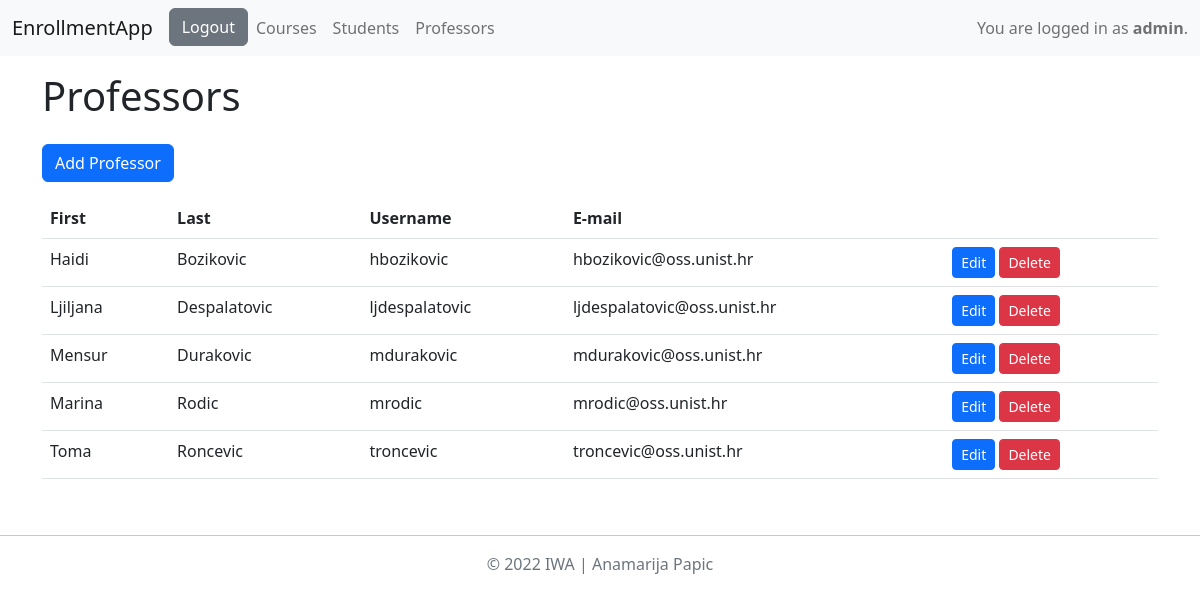
/all_professors/ (signed in), run on the app's committed database.
### app/models.py (models this page shows)
class MyUser(AbstractUser):
    STATUS = (('none', 'None'), ('redovni', 'redovni student'), ('izvanredni', 'izvanredni student'))
    role = models.ForeignKey(Role, on_delete=models.SET_NULL, null=True)
    status = models.CharField(max_length=20, choices=STATUS)

### app/decorators.py (the view)
    def wrap(*args, **kwargs):
        if args[0].user.role.role == Role.ADMIN:
            return function(*args, **kwargs)
        else:
            return redirect('login')

### app/views.py (called while the page is built)
@admin_required
def all_professors(request):
    professors = MyUser.objects.filter(role_id__role=Role.PROFESSOR).order_by('last_name', 'first_name')
    return render(request, 'all_professors.html', {"professors": professors})

### app/templates/all_professors.html (shortened to what this page needs)
{% extends 'base.html' %}
{% block all_professors %}
<h1> Professors </h1>
{% if request.user.is_superuser %}
    <a href="{% url 'add_user' 'PROFESSOR' %}" class="btn btn-primary my-3" role="button">Add Professor</a>
{% endif %}
<table class="table">
    <thead>
        <tr>
            <th scope="col">First</th>
            <th scope="col">Last</th>
            <th scope="col">Username</th>
            <th scope="col">E-mail</th>
            <th scope="col"></th>
        </tr>
    </thead>
    <tbody>
        {% for professor in professors %}
            <tr>
                <td>{{professor.first_name}}</td>
                <td>{{professor.last_name}}</td>
                <td>{{professor.username}}</td>
                <td>{{professor.email}}</td>
                <td>
                    {% if request.user.is_superuser %}
                        <a href="{% url 'edit_user' professor.id %}" class="btn btn-sm btn-primary" role="button">Edit</a>
                        <button type="button" class="btn btn-sm btn-danger" data-bs-toggle="modal" data-bs-target="#deleteModal{{professor.id}}">
                            Delete
                        </button>
                    {% endif %}
                </td>
            </tr>
        {% endfor %}
    </tbody>
</table>
{% endblock %}

### app/templates/base.html (shortened to what this page needs)
<!DOCTYPE html>
<html lang="en">
<head>
    <link href="https://cdn.jsdelivr.net/npm/bootstrap@5.2.0-beta1/dist/css/bootstrap.min.css" rel="stylesheet">
</head>
<body>
    <nav class="navbar navbar-expand-lg navbar-light bg-light">
        <div class="container-fluid">
            <a class="navbar-brand" href="#">EnrollmentApp</a>
            <div class="collapse navbar-collapse" id="navbarText">
                <ul class="navbar-nav me-auto mb-2 mb-lg-0">
                    <li class="nav-item">
                        {% if request.user.is_authenticated %}
                            <a href="{% url 'logout' %}" class="btn btn-secondary" role="button">Logout</a>
                        {% else %}
                            <a href="{% url 'login' %}" class="btn btn-secondary" role="button">Login</a>
                        {% endif %}
                    </li>
                    {% if request.user.is_superuser or request.user.role.role == 'PROFESSOR' %}
                    <li class="nav-item">
                        <a href="{% url 'all_courses' %}" class="nav-link">Courses</a>
                    </li>
                    {% endif %}
                    {% if request.user.is_superuser %}
                    <li class="nav-item">
                        <a href="{% url 'all_students' %}" class="nav-link">Students</a>
                    </li>
                    <li class="nav-item">
                        <a href="{% url 'all_professors' %}" class="nav-link">Professors</a>
                    </li>
                    {% endif %}
                </ul>
                {% if request.user.is_authenticated %}
                    <span class="navbar-text">
                        You are logged in as <b>{{user.username}}</b>.
                    </span>
                {% endif %}
            </div>
        </div>
    </nav>
    <div class="container my-3">
        {% block all_professors %}
        {% endblock %}
    </div>
    <footer class="py-3 my-4">
        <hr/>
        <p class="text-center text-muted">&copy; 2022 IWA | Anamarija Papic</p>
    </footer>
</body>
</html>

### data on the page
MyUser: username "admin"
MyUser: first_name "Haidi", last_name "Bozikovic", username "hbozikovic", email "hbozikovic@oss.unist.hr"
MyUser: first_name "Ljiljana", last_name "Despalatovic", username "ljdespalatovic", email "ljdespalatovic@oss.unist.hr"
MyUser: first_name "Mensur", last_name "Durakovic", username "mdurakovic", email "mdurakovic@oss.unist.hr"
MyUser: first_name "Marina", last_name "Rodic", username "mrodic", email "mrodic@oss.unist.hr"
MyUser: first_name "Toma", last_name "Roncevic", username "troncevic", email "troncevic@oss.unist.hr"
